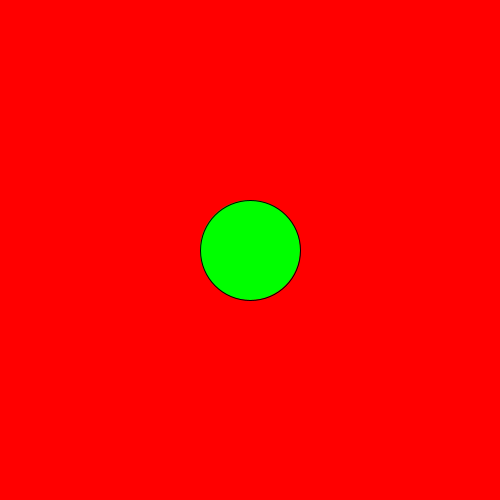
Frame 1 (no input)
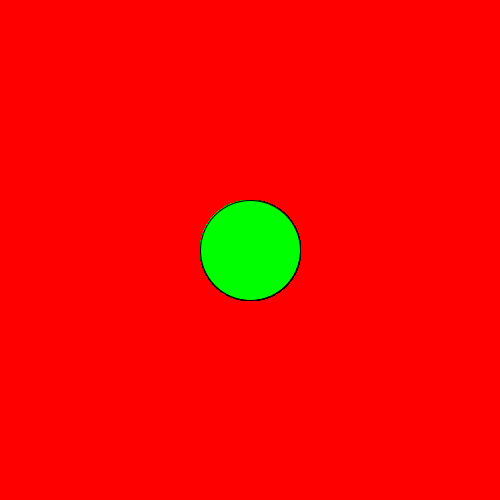
Frame 60 (the mouse pressed at the canvas centre just before this capture)
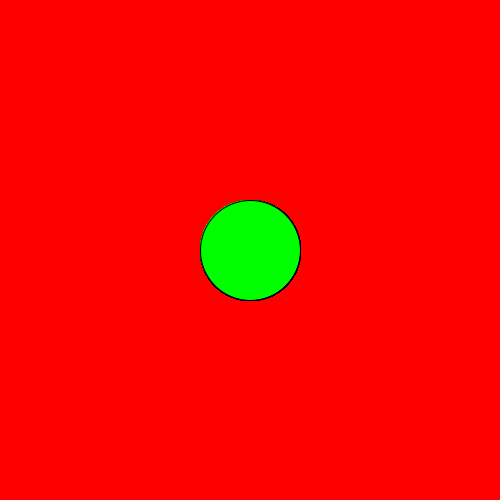
Frame 120 (the mouse held since frame 60 and released just before this capture)

The Processing sketch that drew these frames (run headless with seeded random() and noise(); from frame 60 on, the mouse is pressed at the canvas centre):

// Processing sketch: ej_01_colores_lienzo_fondo
// ── ej_01_colores_lienzo_fondo.pde
// ej_01_colores_lienzo_fondo
// por montoyamoraga
// para Academia Sinestesia
// Programa Medios Interactivos 2023
// v0.0.2 julio 2023
// hecho con Processing 4.2.0

void setup() {
  
  // lienzo de ancho 500 y alto 500
  size(500, 500);

  // fondo color rojo
  background(255, 0, 0);

  // relleno color verde
  fill(0, 255, 0);
}

void draw() {

  // elipse en posicion (250, 250)
  // con ancho 100 y alto 100
  ellipse(250, 250, 100, 100);
}
